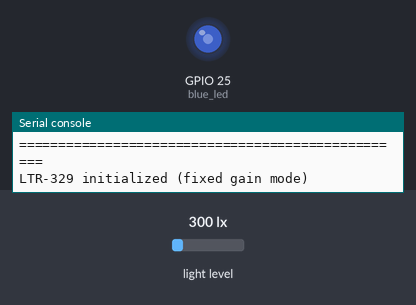
This program was run on a simulated ESP32 board running MicroPython. Parts: output pins drawn as LEDs (lit = HIGH), the last lines printed to the serial console. Inputs (shaded band) come from the test bench; at power-on: light level 300 lx. At 28.0 s the program stops and its outputs stay as they are.

Above: at 0.05 s.
At 4.6 s:
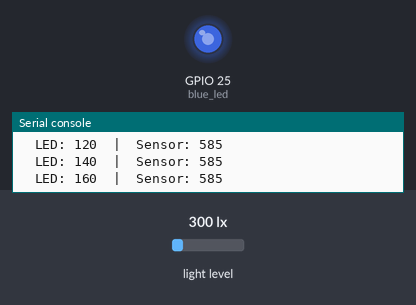
At 6.15 s:
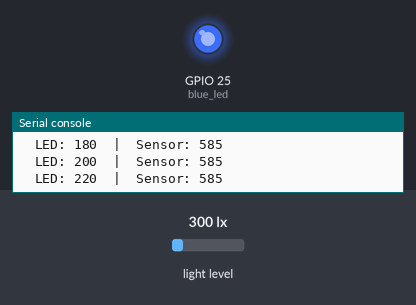
At 12.25 s:
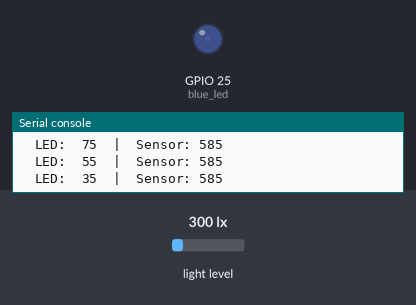
Timing chart, 0 to 17.9 s (numbered marks = the images above):
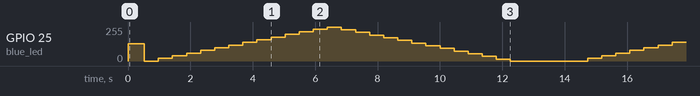

The program:

led_sensor_combined.py
```python
from machine import I2C, Pin, PWM
import time

# ===== SENSOR SETUP (LTR-329) =====
i2c = I2C(1, scl=Pin(22), sda=Pin(21), freq=400000)
LTR329_ADDR = 0x29

ALS_CONTR = 0x80
ALS_MEAS_RATE = 0x85
DATA_CH0_0 = 0x8A
DATA_CH0_1 = 0x8B

# ===== LED SETUP (HW-479) =====
BLUE_PIN = 25
blue_led = PWM(Pin(BLUE_PIN), freq=1000)


# ===== SENSOR FUNCTIONS =====
def init_sensor():
    """Initialize the LTR-329 sensor with fixed gain"""
    # Set ALS control register with fixed gain (no auto-gain)
    # Bit 0: ALS enable (1)
    # Bits 2-3: Gain selection (01 = 8x gain, 00 = 1x, 10 = 2x, 11 = 4x)
    # Using 0x09 = fixed 8x gain, ALS enabled
    i2c.writeto_mem(LTR329_ADDR, ALS_CONTR, b"\x09")
    time.sleep(0.01)

    # Set measurement rate (100ms integration time, 500ms repeat rate)
    i2c.writeto_mem(LTR329_ADDR, ALS_MEAS_RATE, b"\x03")
    time.sleep(0.01)

    print("LTR-329 initialized (fixed gain mode)")


def read_sensor(samples=5):
    """Read visible light from the sensor (averaged)"""
    try:
        readings = []
        for _ in range(samples):
            ch0_data = i2c.readfrom_mem(LTR329_ADDR, DATA_CH0_0, 2)
            ch0 = ch0_data[0] | (ch0_data[1] << 8)
            readings.append(ch0)
            time.sleep(0.05)  # Small delay between samples

        # Return average, ignoring min/max to remove outliers
        readings.sort()
        avg = sum(readings[1:-1]) // (len(readings) - 2)  # Skip min and max
        return avg
    except Exception as e:
        print(f"Error reading sensor: {e}")
        return None


# ===== LED FUNCTIONS =====
def set_blue_brightness(brightness):
    """Set blue LED brightness (0-255)"""
    duty = int((brightness / 255) * 1023)
    blue_led.duty(duty)


# ===== COMBINED TEST =====
def test_led_with_sensor(pulses=2):
    """Pulse LED while reading sensor"""
    print("Starting LED + Sensor test...")
    print("=" * 50)

    init_sensor()
    time.sleep(0.5)

    try:
        for pulse_count in range(pulses):
            print(f"\n--- Pulse {pulse_count + 1}/{pulses} ---")

            # Fade in
            print("Fading IN:")
            for brightness in range(0, 256, 20):
                set_blue_brightness(brightness)
                time.sleep(0.2)  # Wait for light to stabilize
                light = read_sensor()
                print(
                    f"  LED: {brightness:3d}  |  Sensor: {light if light is not None else 'N/A'}"
                )

            # Fade out
            print("Fading OUT:")
            for brightness in range(255, -1, -20):
                set_blue_brightness(brightness)
                time.sleep(0.2)  # Wait for light to stabilize
                light = read_sensor()
                print(
                    f"  LED: {brightness:3d}  |  Sensor: {light if light is not None else 'N/A'}"
                )

            # Give sensor time to stabilize between pulses
            set_blue_brightness(0)
            print("(Resetting sensor...)")
            init_sensor()  # Re-initialize to reset auto-gain
            time.sleep(2)

        set_blue_brightness(0)
        print("\n" + "=" * 50)
        print("Test complete!")

    except KeyboardInterrupt:
        set_blue_brightness(0)
        print("Stopped")


def main():
    test_led_with_sensor(pulses=2)


if __name__ == "__main__":
    main()
```
